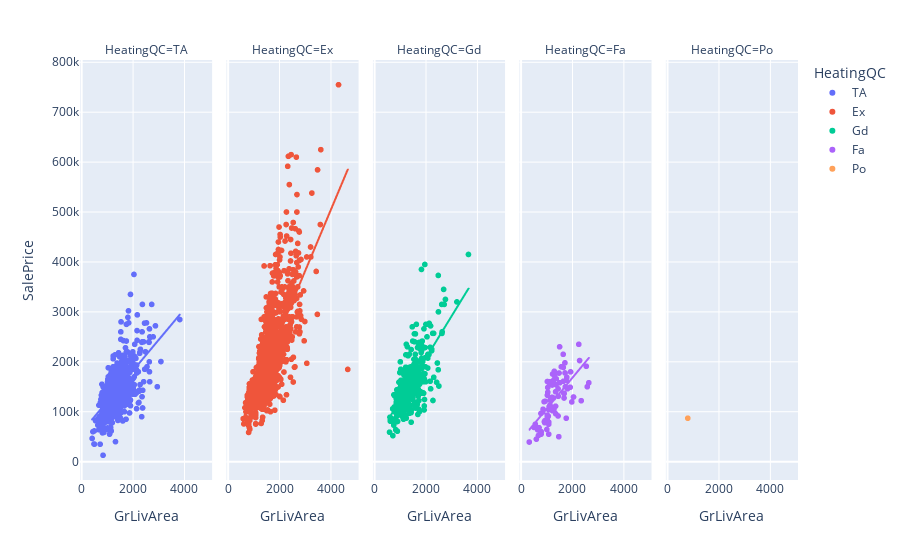

Notebook cell for this chart:
### Code cell
fig = px.scatter(ah,x='GrLivArea',y='SalePrice',facet_col='HeatingQC',color='HeatingQC',trendline='ols')
fig.show()

### Figure 1 — Plotly figure (JSON) as saved in the notebook; plotly's stock layout.template omitted (floating-point values rounded to 4 significant figures; data arrays with more than 128 entries replaced by an {"elided": "..."} marker saying what was removed)
{"data": [{"hovertemplate": "HeatingQC=TA<br>GrLivArea=%{x}<br>SalePrice=%{y}<extra></extra>", "legendgroup": "TA", "marker": {"color": "#636efa", "symbol": "circle"}, "mode": "markers", "name": "TA", "showlegend": true, "type": "scattergl", "x": {"elided": "768 int values"}, "xaxis": "x", "y": {"elided": "768 int values"}, "yaxis": "y"}, {"hovertemplate": "<b>OLS trendline</b><br>SalePrice = 61.5503 * GrLivArea + 59354.2<br>R<sup>2</sup>=0.401847<br><br>HeatingQC=TA<br>GrLivArea=%{x}<br>SalePrice=%{y} <b>(trend)</b><extra></extra>", "legendgroup": "TA", "marker": {"color": "#636efa", "symbol": "circle"}, "mode": "lines", "name": "TA", "showlegend": false, "type": "scattergl", "x": {"elided": "768 int values"}, "xaxis": "x", "y": {"elided": "768 float values"}, "yaxis": "y"}, {"hovertemplate": "HeatingQC=Ex<br>GrLivArea=%{x}<br>SalePrice=%{y}<extra></extra>", "legendgroup": "Ex", "marker": {"color": "#EF553B", "symbol": "circle"}, "mode": "markers", "name": "Ex", "showlegend": true, "type": "scattergl", "x": {"elided": "1293 int values"}, "xaxis": "x2", "y": {"elided": "1293 int values"}, "yaxis": "y2"}, {"hovertemplate": "<b>OLS trendline</b><br>SalePrice = 122.545 * GrLivArea + 12212.4<br>R<sup>2</sup>=0.535854<br><br>HeatingQC=Ex<br>GrLivArea=%{x}<br>SalePrice=%{y} <b>(trend)</b><extra></extra>", "legendgroup": "Ex", "marker": {"color": "#EF553B", "symbol": "circle"}, "mode": "lines", "name": "Ex", "showlegend": false, "type": "scattergl", "x": {"elided": "1293 int values"}, "xaxis": "x2", "y": {"elided": "1293 float values"}, "yaxis": "y2"}, {"hovertemplate": "HeatingQC=Gd<br>GrLivArea=%{x}<br>SalePrice=%{y}<extra></extra>", "legendgroup": "Gd", "marker": {"color": "#00cc96", "symbol": "circle"}, "mode": "markers", "name": "Gd", "showlegend": true, "type": "scattergl", "x": {"elided": "434 int values"}, "xaxis": "x3", "y": {"elided": "434 int values"}, "yaxis": "y3"}, {"hovertemplate": "<b>OLS trendline</b><br>SalePrice = 83.9589 * GrLivArea + 38398.2<br>R<sup>2</sup>=0.500585<br><br>HeatingQC=Gd<br>GrLivArea=%{x}<br>SalePrice=%{y} <b>(trend)</b><extra></extra>", "legendgroup": "Gd", "marker": {"color": "#00cc96", "symbol": "circle"}, "mode": "lines", "name": "Gd", "showlegend": false, "type": "scattergl", "x": {"elided": "434 int values"}, "xaxis": "x3", "y": {"elided": "434 float values"}, "yaxis": "y3"}, {"hovertemplate": "HeatingQC=Fa<br>GrLivArea=%{x}<br>SalePrice=%{y}<extra></extra>", "legendgroup": "Fa", "marker": {"color": "#ab63fa", "symbol": "circle"}, "mode": "markers", "name": "Fa", "showlegend": true, "type": "scattergl", "x": [2592, 1040, 1484, 660, 1040, 1206, 1944, 1465, 2358, 612, 1740, 1797, 789, 1128, 1360, 520, 1092, 1091, 2263, 1142, 334, 1040, 1517, 1728, 1582, 1077, 1385, 1096, 1193, 1656, 1724, 1768, 1494, 1020, 1309, 1278, 1242, 1660, 1055, 1930, 2294, 936, 944, 572, 1040, 1694, 1360, 1040, 1666, 1680, 912, 693, 1225, 1226, 1362, 796, 1126, 1774, 1320, 2555, 1056, 1380, 1456, 1238, 1456, 864, 1523, 2654, 1040, 1296, 1991, 1107, 800, 1092, 1148, 666, 715, 924, 872, 1824, 1295, 1689, 2058, 952], "xaxis": "x4", "y": [150000, 160500, 50000, 63900, 92900, 108538, 179900, 131000, 122000, 45000, 150000, 169000, 96500, 154204, 140000, 68500, 75000, 104000, 235000, 113500, 39300, 133000, 230000, 177625, 190000, 91000, 166000, 79000, 158000, 215000, 197900, 163000, 177500, 64500, 181000, 127500, 175500, 188700, 148500, 149000, 202500, 78000, 82000, 75000, 87500, 136500, 111000, 90000, 161000, 136905, 120000, 52500, 128950, 153500, 96000, 55000, 160000, 87000, 172500, 191000, 139000, 154000, 91500, 102000, 146000, 99600, 158000, 158000, 81400, 104000, 119600, 110000, 60000, 55000, 123500, 64500, 68000, 80000, 105000, 146000, 164000, 127500, 129500, 121000], "yaxis": "y4"}, {"hovertemplate": "<b>OLS trendline</b><br>SalePrice = 62.0475 * GrLivArea + 43016.1<br>R<sup>2</sup>=0.427690<br><br>HeatingQC=Fa<br>GrLivArea=%{x}<br>SalePrice=%{y} <b>(trend)</b><extra></extra>", "legendgroup": "Fa", "marker": {"color": "#ab63fa", "symbol": "circle"}, "mode": "lines", "name": "Fa", "showlegend": false, "type": "scattergl", "x": [334, 520, 572, 612, 660, 666, 693, 715, 789, 796, 800, 864, 872, 912, 924, 936, 944, 952, 1020, 1040, 1040, 1040, 1040, 1040, 1040, 1055, 1056, 1077, 1091, 1092, 1092, 1096, 1107, 1126, 1128, 1142, 1148, 1193, 1206, 1225, 1226, 1238, 1242, 1278, 1295, 1296, 1309, 1320, 1360, 1360, 1362, 1380, 1385, 1456, 1456, 1465, 1484, 1494, 1517, 1523, 1582, 1656, 1660, 1666, 1680, 1689, 1694, 1724, 1728, 1740, 1768, 1774, 1797, 1824, 1930, 1944, 1991, 2058, 2263, 2294, 2358, 2555, 2592, 2654], "xaxis": "x4", "y": [63740.0, 75280.0, 78510.0, 80990.0, 83970.0, 84340.0, 86020.0, 87380.0, 91970.0, 92410.0, 92650.0, 96630.0, 97120.0, 99600.0, 100300.0, 101100.0, 101600.0, 102100.0, 106300.0, 107500.0, 107500.0, 107500.0, 107500.0, 107500.0, 107500.0, 108500.0, 108500.0, 109800.0, 110700.0, 110800.0, 110800.0, 111000.0, 111700.0, 112900.0, 113000.0, 113900.0, 114200.0, 117000.0, 117800.0, 119000.0, 119100.0, 119800.0, 120100.0, 122300.0, 123400.0, 123400.0, 124200.0, 124900.0, 127400.0, 127400.0, 127500.0, 128600.0, 129000.0, 133400.0, 133400.0, 133900.0, 135100.0, 135700.0, 137100.0, 137500.0, 141200.0, 145800.0, 146000.0, 146400.0, 147300.0, 147800.0, 148100.0, 150000.0, 150200.0, 151000.0, 152700.0, 153100.0, 154500.0, 156200.0, 162800.0, 163600.0, 166600.0, 170700.0, 183400.0, 185400.0, 189300.0, 201500.0, 203800.0, 207700.0], "yaxis": "y4"}, {"hovertemplate": "HeatingQC=Po<br>GrLivArea=%{x}<br>SalePrice=%{y}<extra></extra>", "legendgroup": "Po", "marker": {"color": "#FFA15A", "symbol": "circle"}, "mode": "markers", "name": "Po", "showlegend": true, "type": "scattergl", "x": [803], "xaxis": "x5", "y": [87000], "yaxis": "y5"}, {"hovertemplate": "HeatingQC=Po<extra></extra>", "legendgroup": "Po", "marker": {"color": "#FFA15A", "symbol": "circle"}, "mode": "lines", "name": "Po", "showlegend": false, "type": "scattergl", "xaxis": "x5", "yaxis": "y5"}], "layout": {"annotations": [{"font": {}, "showarrow": false, "text": "HeatingQC=TA", "x": 0.092, "xanchor": "center", "xref": "paper", "y": 1, "yanchor": "bottom", "yref": "paper"}, {"font": {}, "showarrow": false, "text": "HeatingQC=Ex", "x": 0.296, "xanchor": "center", "xref": "paper", "y": 1, "yanchor": "bottom", "yref": "paper"}, {"font": {}, "showarrow": false, "text": "HeatingQC=Gd", "x": 0.5, "xanchor": "center", "xref": "paper", "y": 1, "yanchor": "bottom", "yref": "paper"}, {"font": {}, "showarrow": false, "text": "HeatingQC=Fa", "x": 0.704, "xanchor": "center", "xref": "paper", "y": 1, "yanchor": "bottom", "yref": "paper"}, {"font": {}, "showarrow": false, "text": "HeatingQC=Po", "x": 0.908, "xanchor": "center", "xref": "paper", "y": 1, "yanchor": "bottom", "yref": "paper"}], "autosize": true, "legend": {"title": {"text": "HeatingQC"}, "tracegroupgap": 0}, "margin": {"t": 60}, "xaxis": {"anchor": "y", "autorange": true, "domain": [0, 0.184], "range": [-6.386, 5016.0], "title": {"text": "GrLivArea"}, "type": "linear"}, "xaxis2": {"anchor": "y2", "autorange": true, "domain": [0.204, 0.388], "matches": "x", "range": [-6.386, 5016.0], "title": {"text": "GrLivArea"}, "type": "linear"}, "xaxis3": {"anchor": "y3", "autorange": true, "domain": [0.408, 0.592], "matches": "x", "range": [-6.386, 5016.0], "title": {"text": "GrLivArea"}, "type": "linear"}, "xaxis4": {"anchor": "y4", "autorange": true, "domain": [0.612, 0.796], "matches": "x", "range": [-6.386, 5016.0], "title": {"text": "GrLivArea"}, "type": "linear"}, "xaxis5": {"anchor": "y5", "autorange": true, "domain": [0.816, 1], "matches": "x", "range": [-6.386, 5016.0], "title": {"text": "GrLivArea"}, "type": "linear"}, "yaxis": {"anchor": "x", "autorange": true, "domain": [0, 1], "range": [-44680.0, 812500.0], "title": {"text": "SalePrice"}, "type": "linear"}, "yaxis2": {"anchor": "x2", "autorange": true, "domain": [0, 1], "matches": "y", "range": [-44680.0, 812500.0], "showticklabels": false, "type": "linear"}, "yaxis3": {"anchor": "x3", "autorange": true, "domain": [0, 1], "matches": "y", "range": [-44680.0, 812500.0], "showticklabels": false, "type": "linear"}, "yaxis4": {"anchor": "x4", "autorange": true, "domain": [0, 1], "matches": "y", "range": [-44680.0, 812500.0], "showticklabels": false, "type": "linear"}, "yaxis5": {"anchor": "x5", "autorange": true, "domain": [0, 1], "matches": "y", "range": [-44680.0, 812500.0], "showticklabels": false, "type": "linear"}}}
